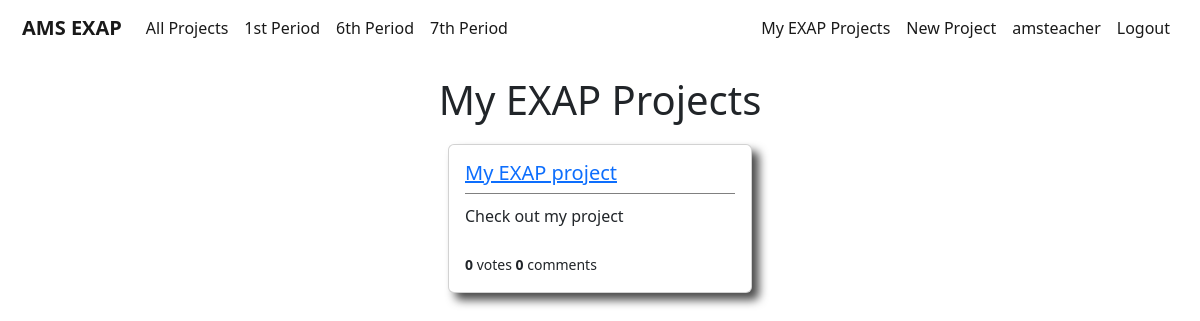
The app's page /users/myprojects/1/ (signed in), older data.
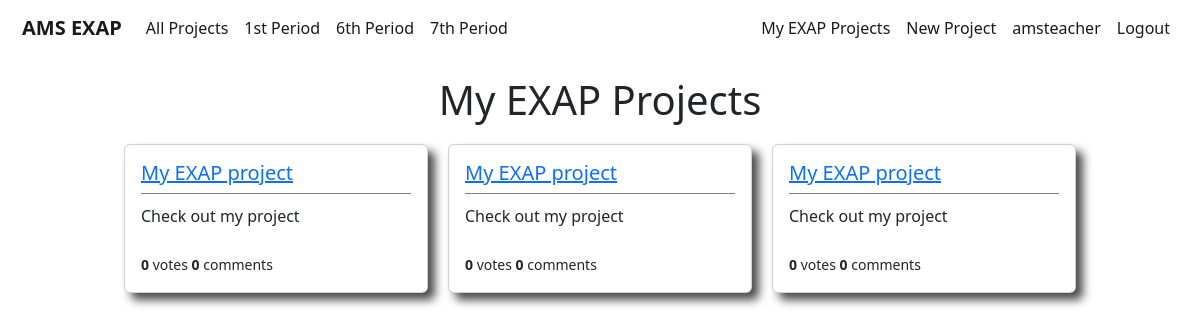
The same page, newer data.
### users/models.py (models this page shows, shortened)
class Project(models.Model):
    student = models.ForeignKey(User,on_delete=models.CASCADE)
    period = models.IntegerField(choices=periods,default=1)
    liked = models.ManyToManyField(User,default=None,blank=True,related_name='likes')
    title = models.CharField(max_length=50,default='My EXAP project')
    blurb = models.CharField(max_length=100,default='Check out my project')
    description = models.TextField(default="I haven't written my project description yet, but trust me it will be awesome!")
    video = models.CharField(max_length=1000,blank=True)
    photo = models.ImageField(default='default.jpeg',upload_to='project_pics')

### users/views.py (the view)
# urls.py: path('myprojects/<int:user_id>/',MyProjectsListView.as_view(),name='users-myprojects'),
class MyProjectsListView(LoginRequiredMixin,ListView):
    model = Project
    template_name = 'users/myprojects.html'
    context_object_name = 'projects'
    def get_queryset(self):
        user = get_object_or_404(User,id=self.kwargs.get('user_id'))
        projects = Project.objects.filter(student=user)
        return projects

### users/templates/users/myprojects.html (shortened to what this page needs)
{% extends 'main/base.html' %}
{% block content %}
<div class='page-title'>
    <h1>My EXAP Projects</h1>
</div>
{% if user.is_authenticated %}
    <div class='container'>
        {% for project in projects %}
            <div class="card project-card" style="width: 19rem;">
                <div class="card-body project-card-body">
                    <h5><a class="article-title" href="{% url 'project-details' project.pk %}">{{ project.title }}</a></h5>
                    <div class='project-card-blurb'>
                        <p class="card-text project-card-text">{{ project.blurb }}</p>
                    </div>
                    <br>
                    <small><b>{{ project.liked.all.count }}</b> votes <b>{{ project.comments.all.count }}</b> comments</small>
                </div>
            </div>
        {% endfor %}
    </div>
{% endif %}
{% endblock content %}

Row changes from the older to the newer data that the page shows:
added Project: title "My EXAP project", blurb "Check out my project", liked.all.count "0", comments.all.count "0"
added Project: title "My EXAP project", blurb "Check out my project", liked.all.count "0", comments.all.count "0"
